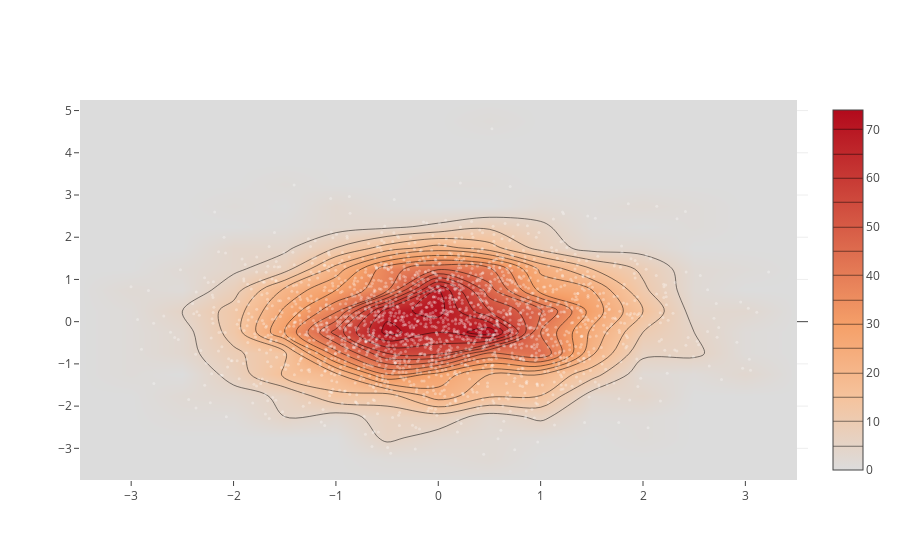

Notebook source saved alongside this figure:
### Code cell
# Scatter plot with heatmap
import matplotlib.pyplot as plt
x = np.random.randn(2000)
y = np.random.randn(2000)
plotly.offline.iplot([Histogram2dContour(x=x, y=y, contours=Contours(coloring='heatmap')),
       Scatter(x=x, y=y, mode='markers', marker=Marker(color='white', size=3, opacity=0.3))], show_link=False)

### Figure 1 — Plotly figure (JSON) as saved in the notebook; plotly's stock layout.template omitted (floating-point values rounded to 4 significant figures; data arrays with more than 128 entries replaced by an {"elided": "..."} marker saying what was removed)
{"data": [{"contours": {"coloring": "heatmap"}, "type": "histogram2dcontour", "x": {"elided": "2000 float values"}, "y": {"elided": "2000 float values"}}, {"marker": {"color": "white", "opacity": 0.3, "size": 3}, "mode": "markers", "type": "scatter", "x": {"elided": "2000 float values"}, "y": {"elided": "2000 float values"}}], "layout": {}}
